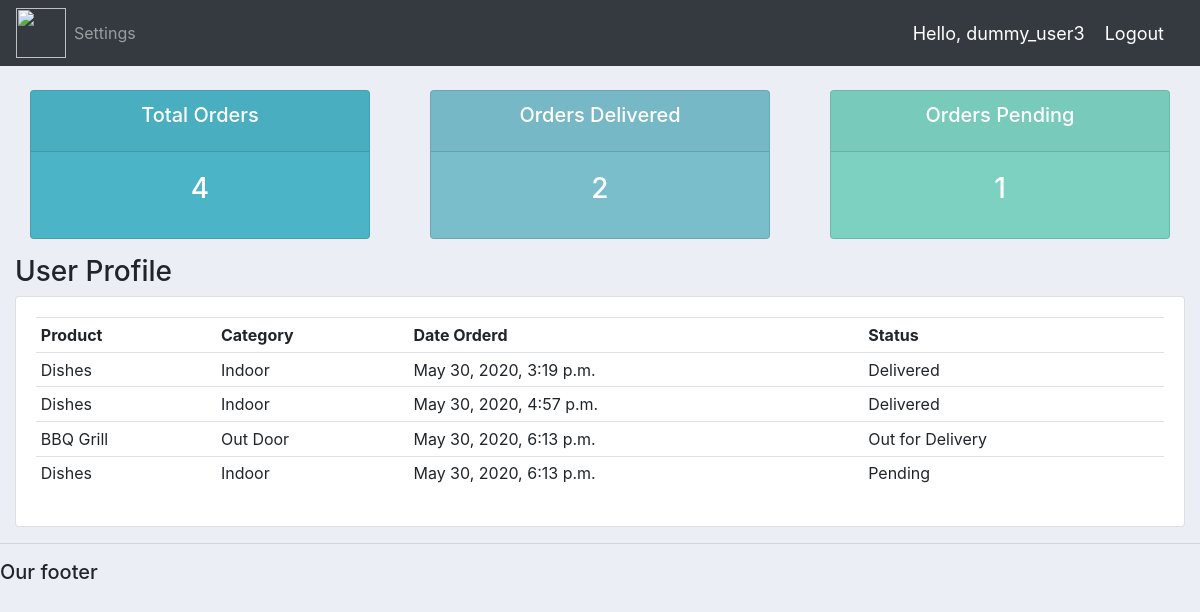
The page /user/ (signed in) on the database its author committed.
### accounts/models.py (models this page shows)
class Order(models.Model):
    STATUS = (
        ('Pending', 'Pending'),
        ('Out for Delivery', 'Out for Delivery'),
        ('Delivered', 'Delivered')
    )
    customer = models.ForeignKey(Customers, null=True, on_delete = models.SET_NULL)
    product = models.ForeignKey(Products, null=True, on_delete = models.SET_NULL)
    date_created = models.DateTimeField(auto_now_add=True, null=True)
    status = models.CharField(max_length=200, null=True, choices=STATUS)

class Products(models.Model):
    CATEGORY = (
        ('Indoor', 'Indoor'),
        ('Out Door', 'Out Door')
    )
    name = models.CharField(max_length=200, null=True)
    price = models.CharField(max_length=200, null=True)
    category = models.CharField(max_length=200, null=True, choices=CATEGORY)
    description = models.CharField(max_length=200, null=True, blank= True)
    date_created = models.DateTimeField(auto_now_add=True, null=True)
    tags = models.ManyToManyField(Tag)
    def __str__(self):
        return self.name

### accounts/decorators.py (the view)
        def wrapper_func(request, *args, **kwargs):
            group=None
            if request.user.groups.exists():
                group = request.user.groups.all()[0].name
            if group in allowed_roles:
                return view_func(request, *args, **kwargs)
            else:
                return HttpResponse('you are not allowed to view the page')

### accounts/views.py (called while the page is built)
@login_required(login_url='login')
@allowed_user(allowed_roles=['customer'])
def userPage(request):
	orders =  request.user.customers.order_set.all()
	total_orders = orders.count()
	delivered = orders.filter(status='Delivered').count()
	pending = orders.filter(status='Pending').count()
	context = {'orders':orders,'total_orders':total_orders,'delivered':delivered,
	'pending':pending}
	return render(request, 'accounts/user.html', context)

### accounts/templates/accounts/user.html
{%  extends 'accounts/main.html' %}
{% block content %}
{%  include 'accounts/status.html' %}
<h3>User Profile</h3>
<div class="row">
	<div class="col-md">
		<div class="card card-body">
			<table class="table table-sm">
				<tr>
					<th>Product</th>
					<th>Category</th>
					<th>Date Orderd</th>
					<th>Status</th>
				</tr>
				{% for order in orders %}
				<tr>
					<td>{{order.product}}</td>
					<td>{{order.product.category}}</td>
					<td>{{order.date_created}}</td>
					<td>{{order.status}}</td>
				</tr>
				{% endfor %}
			</table>
		</div>
	</div>
</div>
{% endblock content %}

### accounts/templates/accounts/navbar.html (shortened to what this page needs)
{% load static %}
<nav class="navbar navbar-expand-lg navbar-dark bg-dark">
 <img src="{% static 'images/logo.png' %}">
  <div class="collapse navbar-collapse" id="navbarNav">
    <ul class="navbar-nav">
      {% if request.user.is_staff %}
      <li class="nav-item active">
        <a class="nav-link" href="{% url 'home' %}">Dashboard</a>
      </li>
      <li class="nav-item">
        <a class="nav-link" href="{% url 'products' %}">Products</a>
      </li>
      {% else %}
       <li class="nav-item">
        <a class="nav-link" href="{% url 'account' %}">Settings</a>
      </li>
      {% endif %}
    </ul>
  </div>
  <span class="hello-msg">Hello, {{request.user}}</span>
  <span ><a  class="hello-msg" href="{% url 'logout' %}">Logout</a></span>
</nav>

### static/css/main.css (style rules this page uses)
img { width: 50px; height: 50px; }
body { background-color: #ebeff5; }

### accounts/templates/accounts/navbar.html (style rules this page uses)
.hello-msg { font-size: 18px; color: #fff; margin-right: 20px; }

### rows shown on the page
Order: product "Dishes", product.category "Indoor", date_created "May 30, 2020, 3:19 p.m.", status "Delivered"
Order: product "Dishes", product.category "Indoor", date_created "May 30, 2020, 4:57 p.m.", status "Delivered"
Order: product "BBQ Grill", product.category "Out Door", date_created "May 30, 2020, 6:13 p.m.", status "Out for Delivery"
Order: product "Dishes", product.category "Indoor", date_created "May 30, 2020, 6:13 p.m.", status "Pending"

### other values the page prints
{{ request.user }} "dummy_user3"
{{ total_orders }} "4"
{{ delivered }} "2"
{{ pending }} "1"
